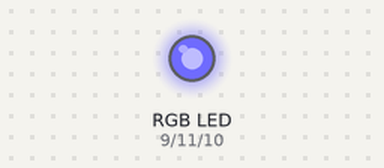
Recording of a sketch running on a simulated Arduino Uno, built with avr-gcc and run on an emulated ATmega328P. On the bench: an RGB LED mixed from three pins (HIGH = lit).

Above: at 0.1 s.
Timing chart, 0 to 1.6 s (numbered marks = the images above):
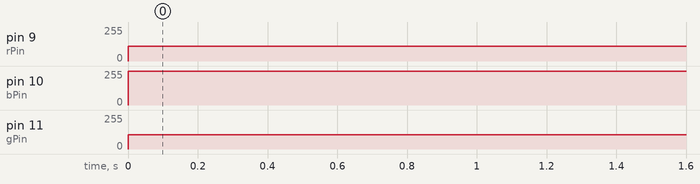

The sketch:

RGB_LED.ino
```cpp
int rPin = 9, bPin = 10, gPin = 11, rVal = 110, bVal = 252, gVal = 106;
void setup() {
  // put your setup code here, to run once:
  Serial.begin(9600);
  pinMode(rPin, OUTPUT);
  pinMode(gPin, OUTPUT);
  pinMode(bPin, OUTPUT);

}

void loop() {
  // put your main code here, to run repeatedly:
  analogWrite(rPin, rVal);
  analogWrite(gPin, gVal);
  analogWrite(bPin, bVal);
}
```

Measured:
- by itself, pin 9 (rPin): 0/255 → 110/255 at 0.00 s
- by itself, pin 10 (bPin): 0/255 → 252/255 at 0.00 s
- by itself, pin 11 (gPin): 0/255 → 106/255 at 0.00 s
